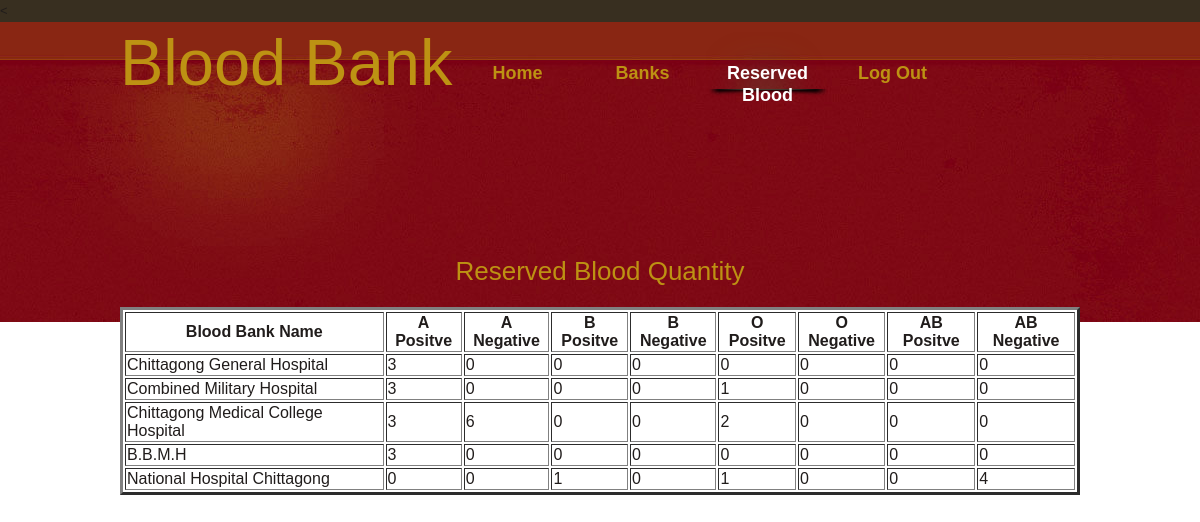
The app's page /donation.php with its own data.
### tables this page shows
CREATE TABLE IF NOT EXISTS `donation` (
  `bb_id` int(10) NOT NULL,
  `A+` int(50) NOT NULL,
  `A-` int(50) NOT NULL,
  `B+` int(50) NOT NULL,
  `B-` int(50) NOT NULL,
  `O+` int(50) NOT NULL,
  `O-` int(50) NOT NULL,
  `AB+` int(50) NOT NULL,
  `AB-` int(50) NOT NULL
);

CREATE TABLE IF NOT EXISTS `bb` (
  `bb_id` int(10) NOT NULL,
  `bb_name` varchar(40) NOT NULL,
  `bb_inchargename` varchar(30) NOT NULL,
  `bb_contactno` int(15) NOT NULL,
  `bb_address` varchar(50) NOT NULL
);

### donation.php (the view, shortened to what this page needs)
<head>
<link href="css/tooplate_style.css" rel="stylesheet" type="text/css" />
</head>
<body>
<div id="tooplate_body_wrapper">
<div id="tooplate_wrapper">
    <div id="tooplate_header">
        <div id="site_title"><h1 style='font-size:500%'>Blood Bank</h1></div>
        <div id="tooplate_menu">
            <ul>
                <li><a href="abc.html">Home</a></li>
                <li><a href="bloodbanks.php">Banks</a></li>
                <li><a href="donation.php" class="current">Reserved Blood</a></li>
                <li><a href="logout.php">Log Out</a></li>
            </ul>
        </div>
    </div>
<br><br><br><br><br><br>
</body>
</html>
<?php
echo "<body bgcolor= 'red'>";
$query = "SELECT * FROM donation,bb where bb.bb_id=donation.bb_id";
$result = mysql_query($query);
echo "<h1 style='font-size:200%'' style='font-family:verdana' align='center'>Reserved Blood Quantity</h1>";
echo "<table border='3' align='center' bgcolor='white'>";
echo "<tr><th>Blood Bank Name</th><th>A Positve</th><th>A Negative</th><th>B Positve</th><th>B Negative</th><th>O Positve</th><th>O Negative</th><th>AB Positve</th><th>AB Negative</th></tr>";
while($row = mysql_fetch_array($result)){
echo "<tr><td>" . $row['bb_name'] . "</td><td>" . $row['A+'] . "</td><td>".  $row['A-']. "</td><td>" . $row['B+'] . "</td><td>" . $row['B-'] . "</td><td>" . $row['O+'] . "</td><td>" . $row['O-'] . "</td><td>" . $row['AB+'] . "</td><td>" . $row['AB-'] . "</td></tr>" ;
}
echo "</table>";
echo "</body>";
?>

### css/tooplate_style.css (style rules this page uses)
body { margin: 0px; padding: 0px; color: #201c1b; font-family: Tahoma, Geneva, sans-serif; font-size: 13px; line-height: 1.7em; background-color: #fff; background-image: url(../images/tooplate_body.jpg); background-repeat: repeat-x; background-position: top; }
a, a:link, a:visited { color: #c20202; font-weight: normal; text-decoration: underline; font-size: 12px; }
h1, h2, h3, h4, h5, h6 { color: #bd9213; font-weight: normal; }
h1 { font-size: 34px; margin: 0 0 20px; padding: 5px 0 }
#tooplate_body_wrapper { width: 100%; background: url(../images/tooplate_header.jpg) top center no-repeat; }
#tooplate_wrapper { width: 960px; padding: 0 10px; margin: 0 auto; background: url(../images/tooplate_header.jpg) top center no-repeat; }
#tooplate_header { width: 960px; height: 80px; padding: 10px 0; }
#site_title { float: left; }
#site_title h1 { margin: 0; padding: 20px 0 0; }
#tooplate_menu { float: right; width: 625px; height: 65px; margin: 0 auto; }
#tooplate_menu ul { margin: 0; padding: 0; list-style: none; }
#tooplate_menu ul li { padding: 0; margin: 0; display: inline; }
#tooplate_menu ul li a { float: left; display: block; width: 125px; height: 35px; padding: 30px 0 0 0; font-size: 18px; color: #bd9213; text-align: center; text-decoration: none; font-weight: 700; outline: none; border: none; }
#tooplate_menu ul li a:hover, #tooplate_menu ul .current { color: #fff; background: url(../images/tooplate_menu_hover.png) bottom center no-repeat; }

### records on screen
donation: bb_id.bb_name "Chittagong General Hospital", value "3", value "0"
donation: bb_id.bb_name "Combined Military Hospital", value "3", value "0", value "1"
donation: bb_id.bb_name "Chittagong Medical College Hospital", value "3", value "6", value "0", value "2"
donation: bb_id.bb_name "B.B.M.H", value "3", value "0"
donation: bb_id.bb_name "National Hospital Chittagong", value "0", value "1", value "4"
